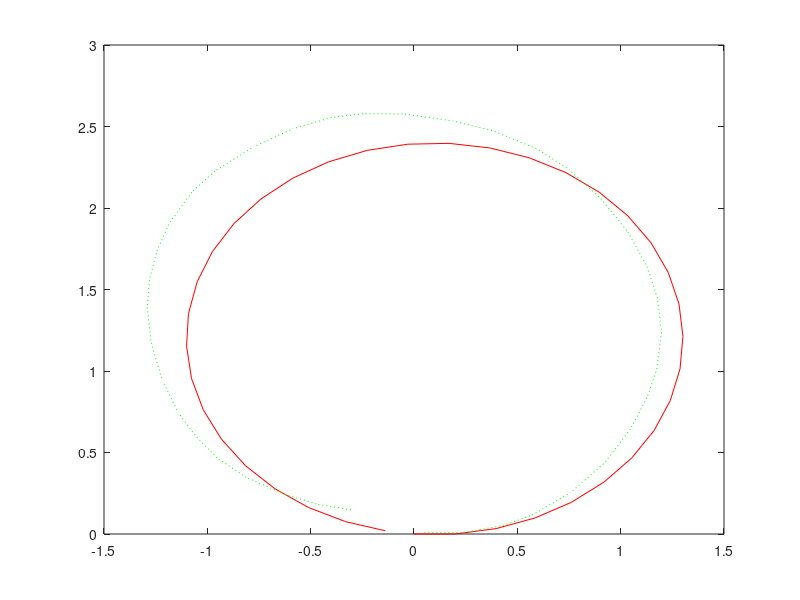

Write MATLAB code to recreate this figure. (Note: this script raises an error after producing the figure.)
%% Blatt 3, Teil a-c
clc; clear;

% Fehlerfrei---------------------------------------------------------------
T=0.1;

%w=v/(r+R/2) %R=40cm, r=1m
v=2; %m/s
w=5/3; %rad/s

steps=floor((2*pi)/(T*w));

position=zeros(3,steps);
for k=1:1:steps
position(:,k+1)=position(:,k)+[(T*cos(position(3,k))*v); (T*sin(position(3,k))*v); (T*w)];
end

plot(position(1,:),position(2,:),'r')

% Fehlerbehaftete Steuerbefehle--------------------------------------------

v=2; %m/s
w=(5/3); %rad/s

steps=floor((2*pi)/(T*w));

position=zeros(3,steps);
v_var=zeros(1,steps);
w_var=zeros(1,steps);
position(:,1)=[.05;.01;0];%Init Position
for k=1:1:steps
v_var(k)=(v-0.5+rand);
w_var(k)=(w-0.5+rand);
position(:,k+1)=position(:,k)+[(T*cos(position(3,k))*v_var(k)); (T*sin(position(3,k))*v_var(k)); (T*w_var(k))];
end

hold on
plot(position(1,:),position(2,:),':g')

% Elipsen------------------------------------------------------------------
% Fehler
k_d=((0.05^2)/1);
k_tetta=(0.0873^2)/(2*pi);
k_drift=(0.0349^2)/1;

sig_x= k_d*(T*cos(position(3,1))*v);
sig_y= k_d*(T*sin(position(3,1))*v);
sig_tetta=((k_tetta*w)/T)+((k_drift*v)/T);
sig_v=k_d*v/T;
sig_w=k_tetta*w/T;

C_old=[sig_x,0,0,0,0;
    0,sig_y,0,0,0;
    0,0,sig_tetta,0,0;
    0,0,0,sig_v,0;
    0,0,0,0,sig_w];

syms x y tetta v w

g=[x;y;tetta]+[(T*cos(tetta)*v); (T*sin(tetta)*v); (T*w)];
G=jacobian(g,[x y tetta v w]);

for k=2:1:steps+1

G_calc=double(subs(G,{x,y,tetta,v,w},{position(1,k),position(2,k),position(3,k),v_var(k-1),w_var(k-1)}));
C_new=G_calc*C_old*G_calc';

[x_paint,y_paint]=sig_elipse(C_new(1:2,1:2),[position(1,k),position(2,k)],1);

hold on
plot(x_paint,y_paint)

C_old=zeros(5,5);
C_old(1:3,1:3)=C_new;
C_old(4,4)=sig_v;
C_old(5,5)=sig_w;
end
